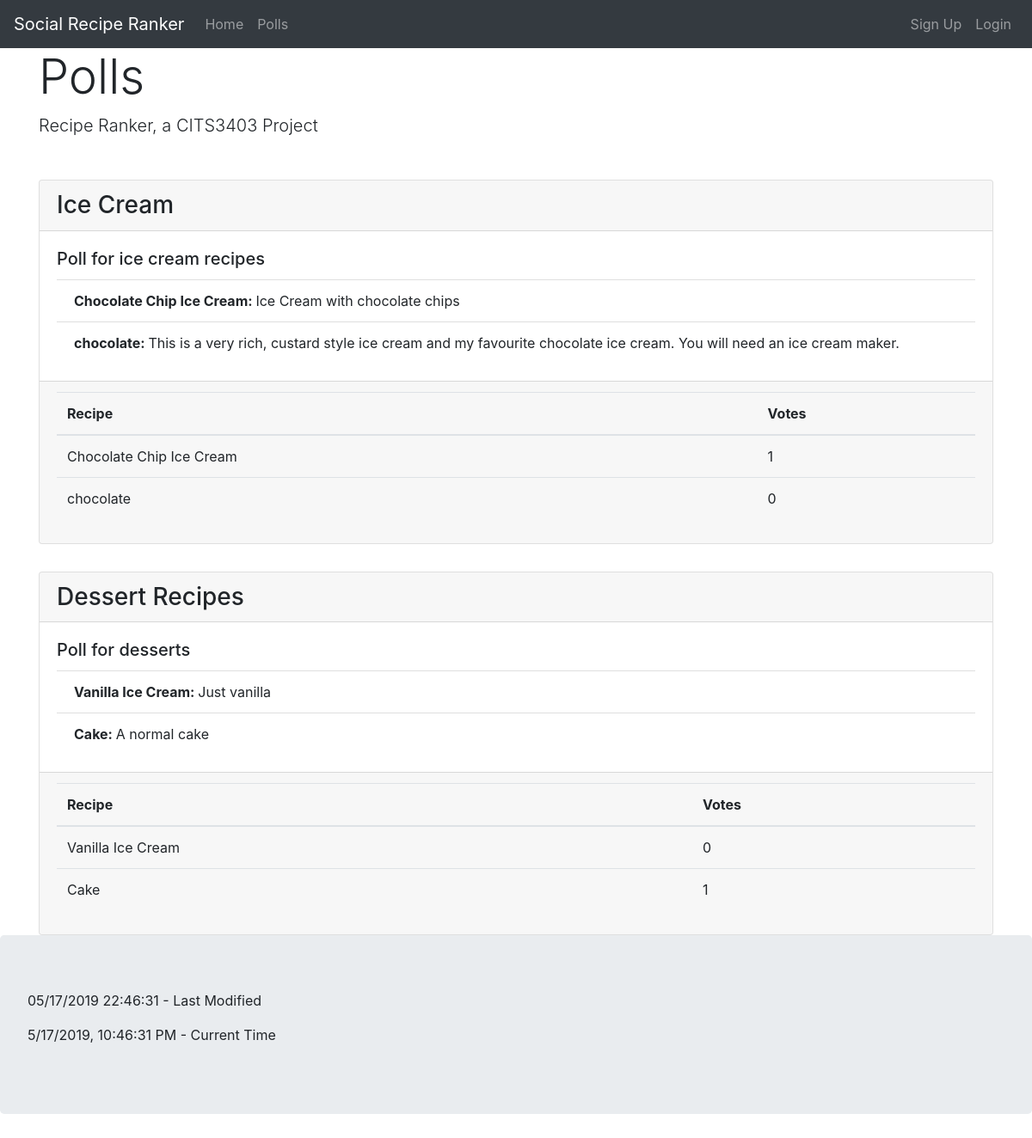
Screenshot of /general_polls with the database file from the repository.
### app/models.py (models this page shows, shortened)
class Poll(db.Model):
    id = db.Column(db.Integer, primary_key=True)
    name = db.Column(db.String(64), nullable=False, index=True)
    description = db.Column(db.String(256), nullable=True)
    date_created = db.Column(db.DateTime, nullable=False, index=True, default=datetime.utcnow)
    creator_id = db.Column(db.Integer, db.ForeignKey('user.id'), nullable=False)
    recipes = db.relationship("Recipe", backref='poll', lazy='dynamic')
    votes = db.relationship("Vote", backref='poll', lazy='dynamic')

class Recipe(db.Model):
    id = db.Column(db.Integer, primary_key=True)
    name = db.Column(db.String(64), nullable=False, index=True)
    description = db.Column(db.String(256), nullable=True)
    date_added = db.Column(db.DateTime, nullable=False, index=True, default=datetime.utcnow)
    contributor_id = db.Column(db.Integer, db.ForeignKey('user.id'), nullable=False)
    poll_id = db.Column(db.Integer, db.ForeignKey('poll.id'), nullable=False)
    votes = db.relationship("Vote", backref='recipe', lazy='dynamic')

### app/routes.py (the view)
@app.route('/general_polls')
def general_polls():
    return render_template('general_polls.html', title='Polls', polls=Poll)

### app/templates/general_polls.html
{% extends "base.html" %}
{% block content %}
{% for p in polls.query.order_by(polls.date_created) %}
<div class="row">
    <section class="col">
        <div class="card">
            <h3 class="card-header">{{ p.name }}</h3>
            <div class="card-body">
                <h5 class="card-title">{{ p.description }}</h5>
                <ul class="list-group list-group-flush">
                    {% for r in p.recipes.all() %}
                    <li class="list-group-item">
                        <strong> {{ r.name }}: </strong>{{ r.description }}
                    </li>
                    {% endfor %}
                </ul>
            </div>
            <section class="card-footer">
                <table class="table">
                    <thead>
                        <tr>
                            <th scope="col">Recipe</th>
                            <th scope="col">Votes</th>
                        </tr>
                    </thead>
                    <tbody>
                        {% for r in p.recipes.all() %}
                        <tr class='table-row'>
                            <td>{{ r.name }}</td>
                            <td>{{ r.votes.all()|length }}</td>
                        </tr>
                        {% endfor %}
                    </tbody>
                </table>
            </section>
        </div>
    </section>
</div>
{% endfor %}
{% endblock %}

### app/templates/base.html (shortened to what this page needs)
<!DOCTYPE html>
<html lang="en">
<head>
    <link rel="stylesheet" type="text/css" href="/static/css/bootstrap.min.css" />
    <link rel="stylesheet" type="text/css" href="/static/css/style.css" />
</head>
<body>
    <nav class="navbar navbar-expand-sm navbar-dark bg-dark">
        <a class="navbar-brand" href="/">Social Recipe Ranker</a>
        <ul class="navbar-nav">
            <li class="nav-item"><a class="nav-link" href="{{ url_for('index') }}">Home</a></li>
            {% if current_user.is_authenticated %}
            <li class="nav-item"><a class="nav-link" href="{{ url_for('polls') }}">Polls</a></li>
            <li class="nav-item"><a class="nav-link" href="{{ url_for('user', user_id=current_user.id) }}">My
                    Account</a></li>
            {% else %}
            <li class="nav-item"><a class="nav-link" href="{{ url_for('general_polls') }}">Polls</a></li>
            {% endif %}
        </ul>
        <ul class="navbar-nav ml-auto">
            {% if current_user.is_anonymous %}
            <li class="nav-item"><a class="nav-link" href="{{ url_for('register') }}">Sign Up</a></li>
            <li class="nav-item"><a class="nav-link" href="{{ url_for('login') }}">Login</a></li>
            {% else %}
            <li class="nav-item"><a class="nav-link" href="{{ url_for('logout') }}">Log Out</a></li>
            {% endif %}
        </ul>
    </nav>
    <main class="container">
        <header class="row">
            <div class="col">
                {% if title %}
                <h1 class="display-4">{{ title }}</h1>
                {% else %}
                <h1 class="display-4">Welcome to Recipe Ranker</h1>
                {% endif %}
                {% if description %}
                <p class="lead">{{ description }}</p>
                {% else %}
                <p class="lead">Recipe Ranker, a CITS3403 Project</p>
                {% endif %}
            </div>
        </header>
        {% block content %}{% endblock %}
    </main>
    <footer class="jumbotron">
        <p id="last_modified">Last Modified</p>
        <p id="current_time">Current Time</p>
    </footer>
</body>
</html>

### app/static/css/style.css (style rules this page uses)
.card { width: 100%; margin-top: 2rem; }

### rows the page displays
Poll: name "Ice Cream", description "Poll for ice cream recipes"
Recipe: name "Chocolate Chip Ice Cream", description "Ice Cream with chocolate chips", votes.all|length "1"
Recipe: name "chocolate", description "This is a very rich, custard style ice cream and my favourite chocolate ice cream. You will need an ice cream maker.", votes.all|length "0"
Poll: name "Dessert Recipes", description "Poll for desserts"
Recipe: name "Vanilla Ice Cream", description "Just vanilla", votes.all|length "0"
Recipe: name "Cake", description "A normal cake", votes.all|length "1"

### other values shown
{{ title }} "Polls"
